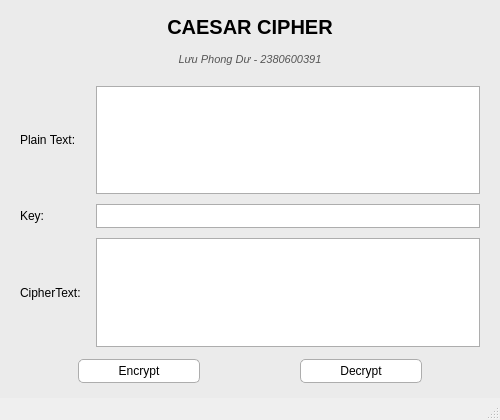
<?xml version="1.0" encoding="UTF-8"?>
<ui version="4.0">
 <class>MainWindow</class>
 <widget class="QMainWindow" name="MainWindow">
  <property name="geometry">
   <rect>
    <x>0</x>
    <y>0</y>
    <width>500</width>
    <height>420</height>
   </rect>
  </property>
  <property name="minimumSize">
   <size>
    <width>450</width>
    <height>400</height>
   </size>
  </property>
  <property name="windowTitle">
   <string>Caesar Cipher</string>
  </property>
  <widget class="QWidget" name="centralwidget">
   <property name="styleSheet">
    <string notr="true">
     QWidget#centralwidget {
         background-color: #ebebeb;
     }
     QLabel {
         font-family: &quot;Segoe UI&quot;, Arial, sans-serif;
         color: #000000;
         font-size: 12px;
     }
     QLabel#label_title {
         font-size: 20px;
         font-weight: bold;
         color: #000000;
         margin-bottom: 2px;
     }
     QLabel#label_author {
         font-size: 11px;
         color: #555555;
         font-style: italic;
         margin-bottom: 8px;
     }
     QTextEdit, QLineEdit {
         background-color: #ffffff;
         border: 1px solid #adadad;
         color: #000000;
         font-family: &quot;Segoe UI&quot;, Arial, sans-serif;
         font-size: 12px;
         padding: 3px;
     }
     QPushButton {
         background-color: #ffffff;
         border: 1px solid #adadad;
         border-radius: 5px;
         padding: 4px 20px;
         font-family: &quot;Segoe UI&quot;, Arial, sans-serif;
         font-size: 12px;
         color: #000000;
         min-width: 80px;
     }
     QPushButton:hover {
         background-color: #f0f0f0;
         border: 1px solid #0078d7;
     }
     QPushButton:pressed {
         background-color: #cce4f7;
         border: 1px solid #005499;
     }
    </string>
   </property>
   <layout class="QVBoxLayout" name="verticalLayout">
    <property name="spacing">
     <number>12</number>
    </property>
    <property name="leftMargin">
     <number>20</number>
    </property>
    <property name="topMargin">
     <number>15</number>
    </property>
    <property name="rightMargin">
     <number>20</number>
    </property>
    <property name="bottomMargin">
     <number>15</number>
    </property>
    <item>
     <widget class="QLabel" name="label_title">
      <property name="text">
       <string>CAESAR CIPHER</string>
      </property>
      <property name="alignment">
       <set>Qt::AlignCenter</set>
      </property>
     </widget>
    </item>
    <item>
     <widget class="QLabel" name="label_author">
      <property name="text">
       <string>Lưu Phong Dư - 2380600391</string>
      </property>
      <property name="alignment">
       <set>Qt::AlignCenter</set>
      </property>
     </widget>
    </item>
    <item>
     <layout class="QGridLayout" name="gridLayout">
      <property name="verticalSpacing">
       <number>10</number>
      </property>
      <property name="horizontalSpacing">
       <number>15</number>
      </property>
      <item row="0" column="0">
       <widget class="QLabel" name="label_plain">
        <property name="text">
         <string>Plain Text:</string>
        </property>
       </widget>
      </item>
      <item row="0" column="1">
       <widget class="QTextEdit" name="txt_plain_text"/>
      </item>
      <item row="1" column="0">
       <widget class="QLabel" name="label_key">
        <property name="text">
         <string>Key:</string>
        </property>
       </widget>
      </item>
      <item row="1" column="1">
       <widget class="QLineEdit" name="txt_key"/>
      </item>
      <item row="2" column="0">
       <widget class="QLabel" name="label_cipher">
        <property name="text">
         <string>CipherText:</string>
        </property>
       </widget>
      </item>
      <item row="2" column="1">
       <widget class="QTextEdit" name="txt_cipher_text"/>
      </item>
     </layout>
    </item>
    <item>
     <layout class="QHBoxLayout" name="horizontalLayout">
      <property name="spacing">
       <number>100</number>
      </property>
      <item>
       <spacer name="horizontalSpacer">
        <property name="orientation">
         <enum>Qt::Horizontal</enum>
        </property>
        <property name="sizeHint" stdset="0">
         <size>
          <width>40</width>
          <height>20</height>
         </size>
        </property>
       </spacer>
      </item>
      <item>
       <widget class="QPushButton" name="btn_encrypt">
        <property name="text">
         <string>Encrypt</string>
        </property>
       </widget>
      </item>
      <item>
       <widget class="QPushButton" name="btn_decrypt">
        <property name="text">
         <string>Decrypt</string>
        </property>
       </widget>
      </item>
      <item>
       <spacer name="horizontalSpacer_2">
        <property name="orientation">
         <enum>Qt::Horizontal</enum>
        </property>
        <property name="sizeHint" stdset="0">
         <size>
          <width>40</width>
          <height>20</height>
         </size>
        </property>
       </spacer>
      </item>
     </layout>
    </item>
   </layout>
  </widget>
  <widget class="QMenuBar" name="menubar">
   <property name="geometry">
    <rect>
     <x>0</x>
     <y>0</y>
     <width>500</width>
     <height>22</height>
    </rect>
   </property>
  </widget>
  <widget class="QStatusBar" name="statusbar"/>
 </widget>
 <resources/>
 <connections/>
</ui>
